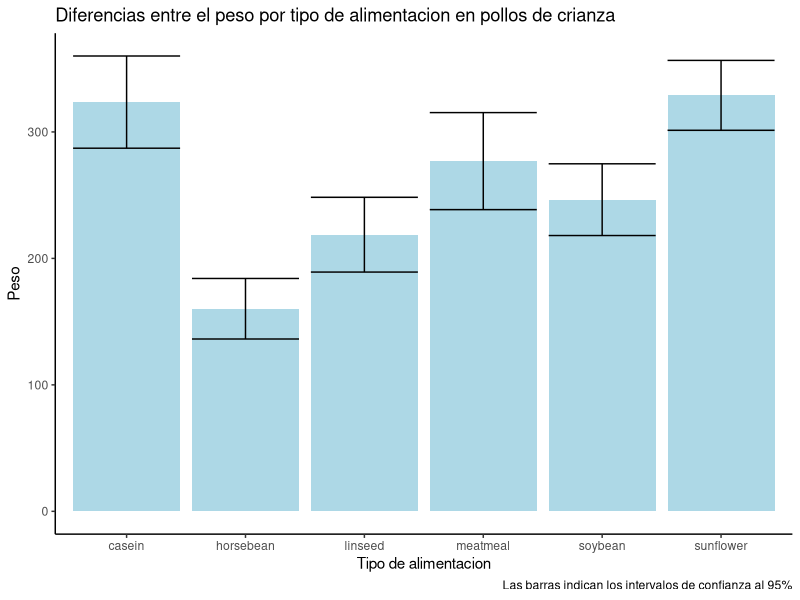

Source code (R):
## ---- chunk 1

data("cars")

mean(cars$speed)
## ---- chunk 2

data("chickwts")

library(tidyverse)

Tabla <- chickwts %>% 
  group_by(feed) %>% 
  summarise(Media = mean(weight),
            ds = sd(weight),
            n = n()) %>% 
  mutate(IC = 1.96 * ds/sqrt(n))

Tabla
## ---- chunk 3
ggplot(Tabla, aes(feed, Media))+
  geom_col(fill = "lightblue")+
  geom_errorbar(aes(ymin= Media - IC,
                    ymax= Media + IC))+
  labs(title = "Diferencias entre el peso por tipo de alimentacion en pollos de crianza", y= "Peso", x= "Tipo de alimentacion",
       caption = "Las barras indican los intervalos de confianza al 95%")+
  theme_classic()
